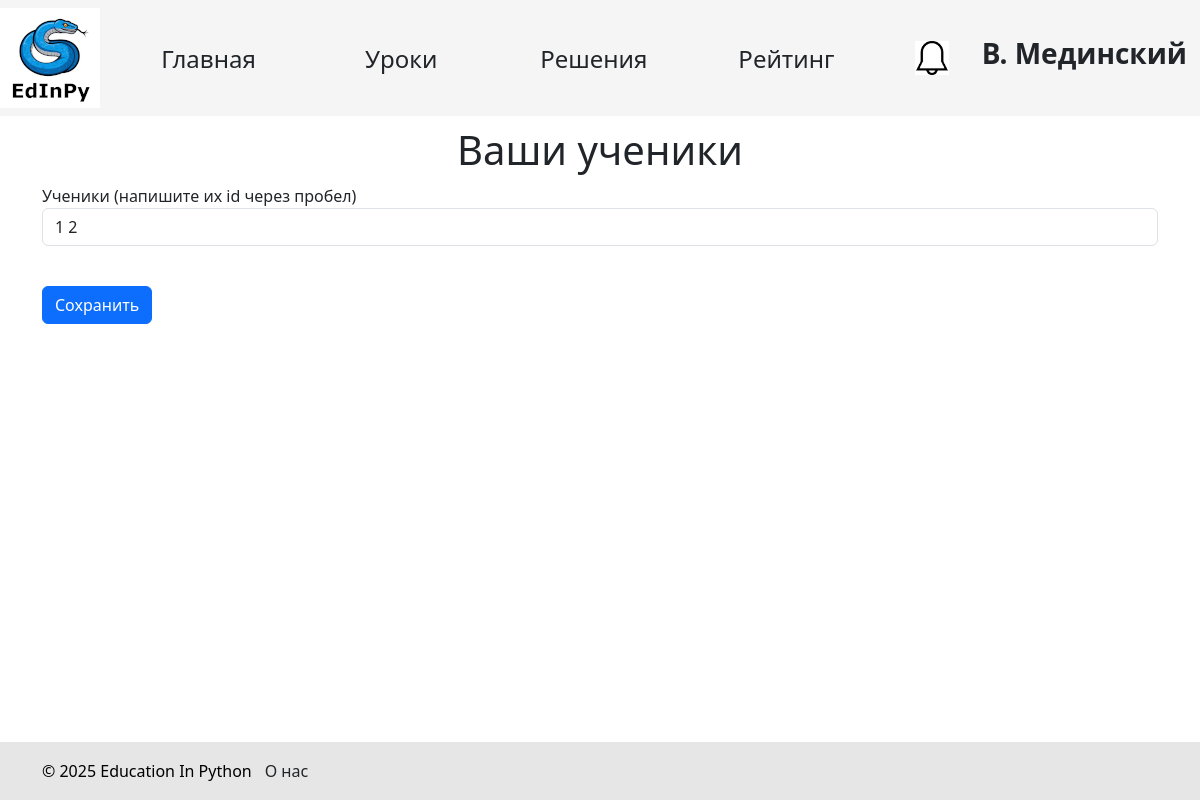
The page /change_students (signed in) on the database as committed earlier.
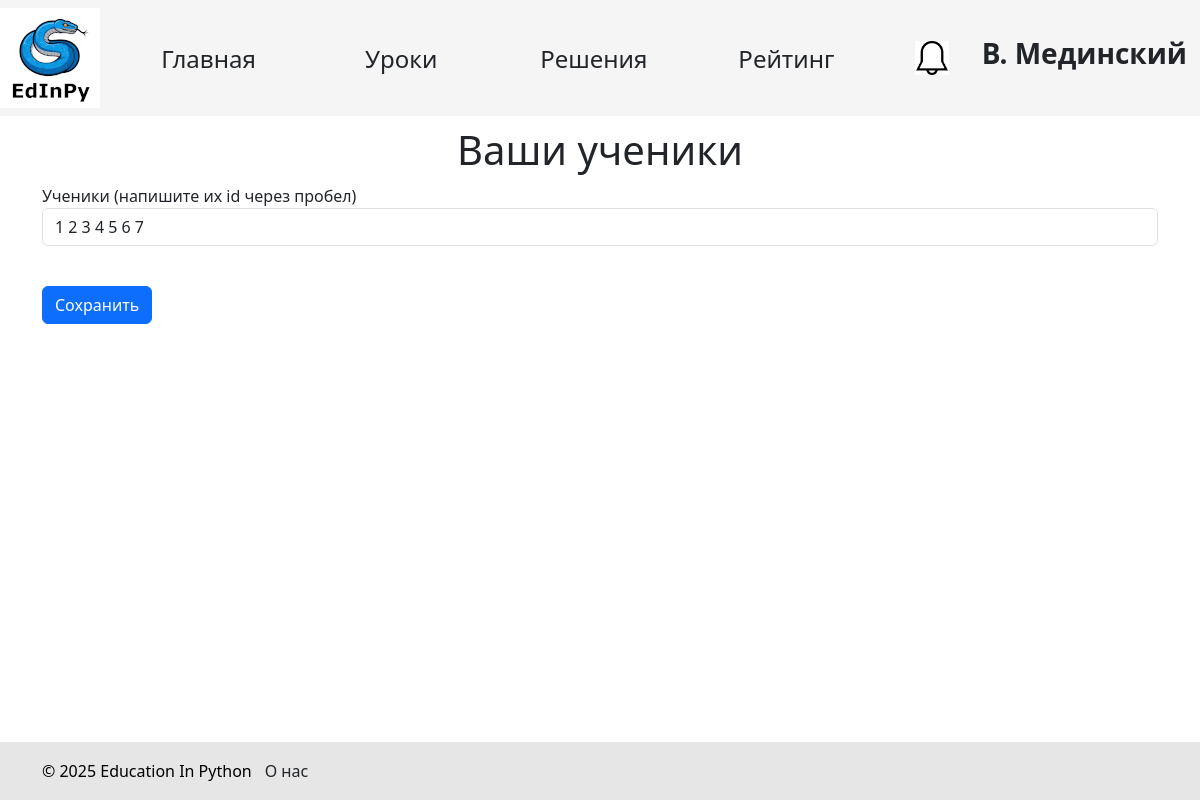
The same page on the database as committed later.
### data/teachers.py (models this page shows, shortened)
class Teacher(SqlAlchemyBase, UserMixin):
    __tablename__ = 'teachers'
    id = sqlalchemy.Column(sqlalchemy.Integer, primary_key=True, autoincrement=True)
    name = sqlalchemy.Column(sqlalchemy.String, nullable=True)
    surname = sqlalchemy.Column(sqlalchemy.String, nullable=True)
    age = sqlalchemy.Column(sqlalchemy.Integer, nullable=True)
    email = sqlalchemy.Column(sqlalchemy.String, index=True, unique=True, nullable=False)
    students = sqlalchemy.Column(sqlalchemy.String, index=True, unique=True, nullable=False)
    hashed_password = sqlalchemy.Column(sqlalchemy.String, nullable=False)
    image_name = sqlalchemy.Column(sqlalchemy.Text, nullable=True, unique=True)
    student = orm.relationship("Student")
    def has_notifications(self):
        with create_session() as db_sess:
            result = db_sess.query(TeacherNotification).filter(TeacherNotification.teacher_id == current_user.id,
                                                               TeacherNotification.is_read == False).first()
            return result is not None

### main.py (the view, shortened to what this page needs)
@app.route('/change_students', methods=['POST', 'GET'])
def change_students():
    if current_user.__class__ != Teacher:
        return redirect('/')
    form = ChangeStudents()
    with db_session.create_session() as db_sess:
        teacher = db_sess.query(Teacher).filter(Teacher.id == current_user.id).first()
        form.students.data = teacher.students
        return render_template('change_students.html', form=form)

### forms/teacher.py
class ChangeStudents(FlaskForm):
    students = StringField('Ученики (напишите их id через пробел)')
    submit = SubmitField('Сохранить')

### data/db_session.py (called while the page is built)
def create_session() -> Session:
    global __factory
    return __factory()

### main.py (called while the page is built)
@login_manager.user_loader
def load_user(id):
    try:
        id, cl = id.split("|")
        if cl not in USER_CLASSES:
            raise Exception
        with db_session.create_session() as db_sess:
            return Session.get(entity=USER_CLASSES[cl], ident=id, self=db_sess)  # создание сессии
    except Exception:
        return None

### templates/change_students.html (shortened to what this page needs)
{% extends "base.html" %}{% block content %}
<h1>Ваши ученики</h1>
<form action="" method="post">
    <p>
        {{ form.students.label }}<br>
        {{ form.students(class="form-control") }}<br>
    </p>
    <p>{{ form.submit(type="submit", class="btn btn-primary") }}</p>
</form>
{% endblock %}

### templates/base.html (shortened to what this page needs)
<!DOCTYPE html>
<html lang="ru">
  <head>
    <link
      href="https://cdn.jsdelivr.net/npm/bootstrap@5.3.3/dist/css/bootstrap.min.css"
      rel="stylesheet"
    />
    <link rel="stylesheet" href="../static/css/style.css" />
    <link rel="stylesheet" href="../static/css/base.css" />
  </head>
  <body>
    <header>
      <nav class="navbar navbar-light">
        <div class="logo">
          <a href="/">
            <img src="{{url_for('static', filename='edinpy.png')}}" />
          </a>
        </div>
        <div class="nav_buttons">
          <a href="/" type="button" class="btn main_page">Главная</a>
          <a href="/lessons" type="button" class="btn lessons">Уроки</a>
          {% if current_user.is_authenticated and
          current_user.__class__.__name__ == 'Teacher' %}
          <a href="/check_solutions" type="button" class="btn solutions"
            >Решения</a
          >
          {% endif %}
          <a href="/rating" type="button" class="btn rating">Рейтинг</a>
        </div>
        <div class="account">
          {% if current_user.is_authenticated %}
          <div class="notifications">
            {% if current_user.__class__.__name__ in ['Student', 'Teacher'] and
            current_user.has_notifications() %}
            <a href="/notifications">
              <img src="{{ url_for('static', filename='bell_black.png') }}" />
            </a>
            {% else %}
            <a href="/notifications"
              ><img src="{{ url_for('static', filename='bell_white.png') }}"
            /></a>
            {% endif %}
          </div>
          <div class="profile_user">
            <a href="/profile" class="btn"
              ><h3>
                <b>{{ current_user.name[0] }}. {{ current_user.surname }}</b>
              </h3></a
            >
          </div>
          {% endif %}
        </div>
      </nav>
    </header>
    <main role="main" class="container">{% block content %}{% endblock %}</main>
    <br /><br /><br /><br />
    <div id="footer">
      <div class="container ms-auto">
        <p>&copy; 2025 Education In Python</p>
        <a href="/about_us" class="btn about_us">О нас</a>
      </div>
    </div>
  </body>
</html>

### static/css/style.css (style rules this page uses)
h1 { text-align: center; margin: 10px auto; }

### static/css/base.css (style rules this page uses)
nav { background-color: rgb(245, 245, 245); }
.logo { align-self: flex-start; background-color: rgb(245, 245, 245); }
div.nav_buttons { flex-grow: 1; display: flex; justify-content: space-evenly; flex-wrap: wrap; }
nav>div.nav_buttons a.main_page, nav>div.nav_buttons a.lessons, nav>div.nav_buttons a.solutions, nav>div.nav_buttons a.rating { width: 7em; height: 2em; font-size: 150%; }
div.notifications { width: 33.75px; align-self: center; margin: 0 20px; }
div.notifications img { width: 100%; background-color: rgb(245, 245, 245); }
.account { display: flex; justify-content: end; }
#footer { position: fixed; left: 0; bottom: 0; padding: 10px; background: rgb(230, 230, 230); color: black; width: 100%; }
#footer .container { display: flex; flex-direction: row; justify-content: start; }
#footer .container p { margin: 0; align-self: center; }

Rows that differ between the two databases and show on the page:
changed Teacher "Мединский": students "1 2" → "1 2 3 4 5 6 7"
